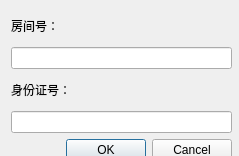
<?xml version="1.0" encoding="UTF-8"?>
<ui version="4.0">
 <class>Dialog</class>
 <widget class="QDialog" name="Dialog">
  <property name="geometry">
   <rect>
    <x>0</x>
    <y>0</y>
    <width>239</width>
    <height>156</height>
   </rect>
  </property>
  <property name="windowTitle">
   <string>Dialog</string>
  </property>
  <widget class="QWidget" name="">
   <property name="geometry">
    <rect>
     <x>11</x>
     <y>11</y>
     <width>221</width>
     <height>150</height>
    </rect>
   </property>
   <layout class="QVBoxLayout" name="verticalLayout">
    <item>
     <widget class="QLabel" name="label_2">
      <property name="text">
       <string>房间号：</string>
      </property>
     </widget>
    </item>
    <item>
     <widget class="QLineEdit" name="lineRoomNum"/>
    </item>
    <item>
     <widget class="QLabel" name="label">
      <property name="text">
       <string>身份证号：</string>
      </property>
     </widget>
    </item>
    <item>
     <widget class="QLineEdit" name="lineUser"/>
    </item>
    <item>
     <layout class="QHBoxLayout" name="horizontalLayout">
      <item>
       <spacer name="horizontalSpacer">
        <property name="orientation">
         <enum>Qt::Horizontal</enum>
        </property>
        <property name="sizeHint" stdset="0">
         <size>
          <width>40</width>
          <height>20</height>
         </size>
        </property>
       </spacer>
      </item>
      <item>
       <widget class="QDialogButtonBox" name="buttonBox">
        <property name="orientation">
         <enum>Qt::Horizontal</enum>
        </property>
        <property name="standardButtons">
         <set>QDialogButtonBox::Cancel|QDialogButtonBox::Ok</set>
        </property>
       </widget>
      </item>
     </layout>
    </item>
   </layout>
  </widget>
 </widget>
 <resources/>
 <connections>
  <connection>
   <sender>buttonBox</sender>
   <signal>accepted()</signal>
   <receiver>Dialog</receiver>
   <slot>accept()</slot>
   <hints>
    <hint type="sourcelabel">
     <x>248</x>
     <y>254</y>
    </hint>
    <hint type="destinationlabel">
     <x>157</x>
     <y>274</y>
    </hint>
   </hints>
  </connection>
  <connection>
   <sender>buttonBox</sender>
   <signal>rejected()</signal>
   <receiver>Dialog</receiver>
   <slot>reject()</slot>
   <hints>
    <hint type="sourcelabel">
     <x>316</x>
     <y>260</y>
    </hint>
    <hint type="destinationlabel">
     <x>286</x>
     <y>274</y>
    </hint>
   </hints>
  </connection>
 </connections>
</ui>
